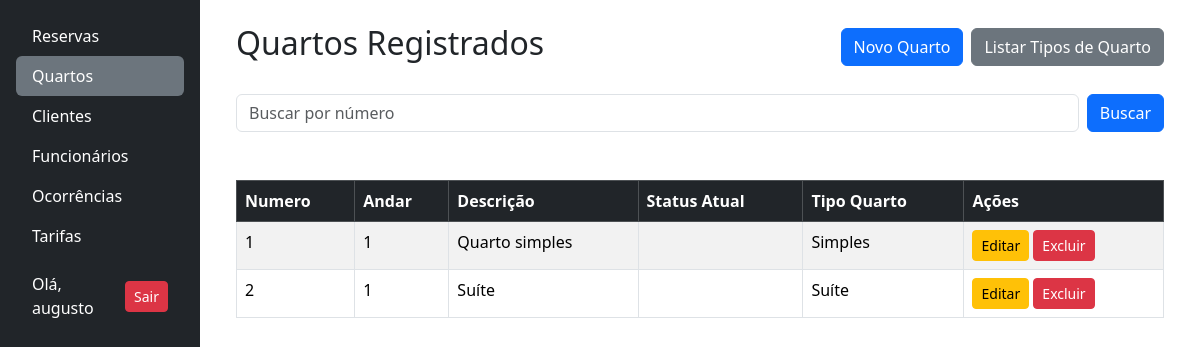
The app's page /quartos/ (signed in), older data.
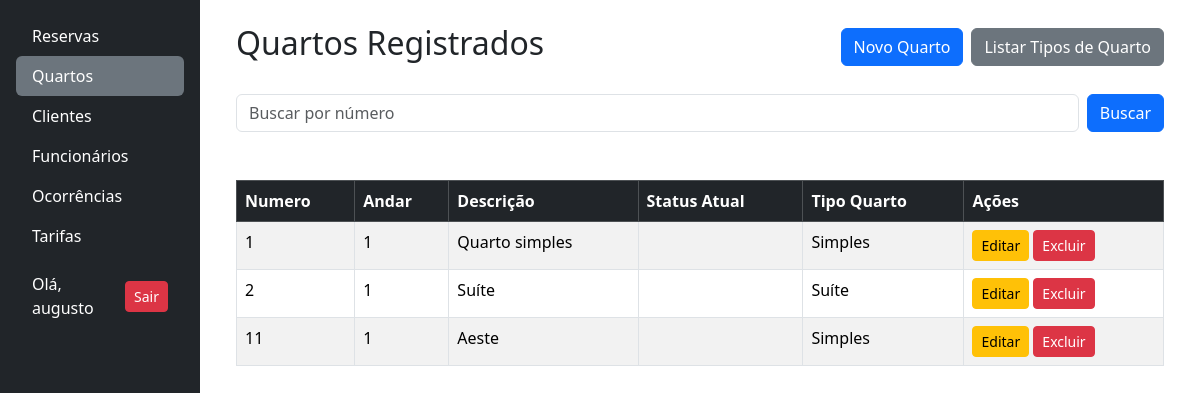
The same page, newer data.
### quartos/models.py (models this page shows, shortened)
class Quarto(models.Model):
    numero = models.IntegerField(
        unique=True,
        verbose_name="Número do Quarto"
    )
    andar = models.IntegerField(
        verbose_name="Andar do Quarto"
    )
    descricao = models.TextField(
        blank=True,
        null=True,
        verbose_name="Descrição do Quarto"
    )
    status = models.CharField(
        choices=QUARTO_STATUS_CHOICES,
        max_length=25,
        blank=False,
        verbose_name="Status Atual"
    )
    tipo = models.ForeignKey(
        TipoQuarto,
        on_delete=models.RESTRICT,
        verbose_name="Tipo de Quarto"
    )

class TipoQuarto(models.Model):
    nome = models.CharField(max_length=100, unique=True, blank=False)
    descricao = models.TextField(max_length=400, blank=True, null=True)
    capacidade = models.IntegerField(verbose_name="Capacidade", blank=False)
    def __str__(self):
        return f"{self.nome}"

### quartos/views.py (the view)
# urls.py: path("quartos/", include("quartos.urls")),
@login_required
def quartos(request):
    query = request.GET.get('busca', '')
    if query:
        quartos = Quarto.objects.filter(numero__icontains=query)
    else:
        quartos = Quarto.objects.all()
    dados = {
        'quartos': quartos,
        'query': query,
    }
    return render(request, 'quartos/index.html', dados)

### quartos/templates/quartos/index.html
{% extends 'base.html' %}
{% block content %}
<div class="container">
    <div class="d-flex justify-content-between align-items-center mb-4">
        <h2>Quartos Registrados</h2>
        <div class="d-grid gap-2 d-md-flex justify-content-md-start">
            <a href="{% url 'cadastrar_quarto' %}" class="btn btn-primary">Novo Quarto</a>
            <a href="{% url 'tipos_quarto'%}" class="btn btn-secondary">Listar Tipos de Quarto</a>
        </div>
    </div>
   {% include 'partials/_busca.html' with placeholder_text="Buscar por número" %}
 <div class="table-responsive mt-4">
  <table class="table table-striped table-bordered mt-4">
    <thead class="table-dark">
      <tr>
        <th>
          <a href="{% url 'ordenar_quarto' 'numero' %}?busca={{query}}" class="text-white text-decoration-none">Numero</a>
        </th>
        <th>
          <a href="{% url 'ordenar_quarto' 'andar' %}?busca={{query}}" class="text-white text-decoration-none">Andar</a>
        </th>
        <th>
          <a href="{% url 'ordenar_quarto' 'descricao' %}?busca={{query}}" class="text-white text-decoration-none">Descrição</a>
        </th>
        <th>
          <a href="{% url 'ordenar_quarto' 'status' %}?busca={{query}}" class="text-white text-decoration-none">Status Atual</a>
        </th>
        <th>
          <a href="{% url 'ordenar_quarto' 'tipo' %}?busca={{query}}" class="text-white text-decoration-none">Tipo Quarto</a>
        </th>
        <th>Ações</th>
      </tr>
    </thead>
    <tbody>
      {% for quarto in quartos %}
        <tr>
          <td>{{ quarto.numero }}</td>
          <td>{{ quarto.andar }}</td>
          <td>{{ quarto.descricao }}</td>
          <td>{{ quarto.status }}</td>
          <td>{{ quarto.tipo }}</td>
            <td>
              <a href="{% url 'editar_quarto' quarto.id  %}" class="btn btn-sm btn-warning">Editar</a>
              <a href="{% url 'excluir_quarto' quarto.id  %}" class="btn btn-sm btn-danger">Excluir</a>
            </td>
        </tr>
      {% empty %}
        <tr>
          <td colspan="7" class="text-center">Nenhum Quarto encontrado.</td>
        </tr>
      {% endfor %}
    </tbody>
  </table>
</div>
</div>
{% endblock %}

Row changes from the older to the newer data that the page shows:
added Quarto: numero "11", andar "1", descricao "Aeste", tipo "Simples"
